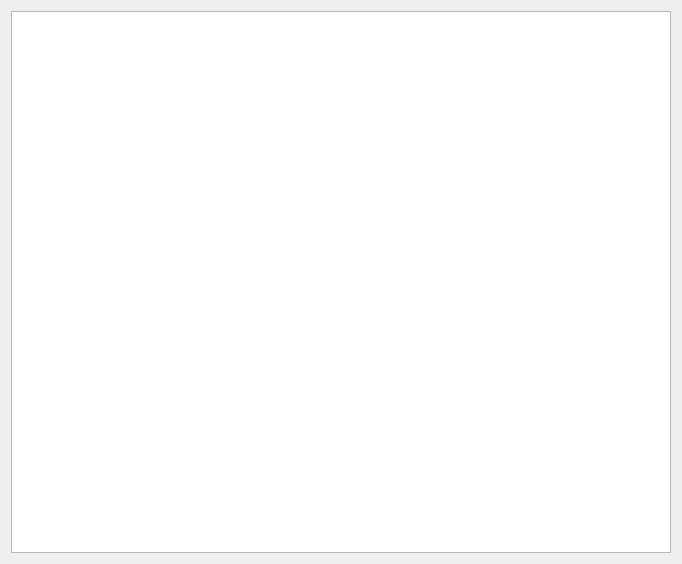
<?xml version="1.0" encoding="UTF-8"?>
<ui version="4.0">
 <class>Archive</class>
 <widget class="QDialog" name="Archive">
  <property name="geometry">
   <rect>
    <x>0</x>
    <y>0</y>
    <width>682</width>
    <height>564</height>
   </rect>
  </property>
  <property name="windowTitle">
   <string>Dialog</string>
  </property>
  <layout class="QGridLayout" name="gridLayout">
   <item row="0" column="0">
    <widget class="QTextEdit" name="TEXT">
     <property name="readOnly">
      <bool>true</bool>
     </property>
    </widget>
   </item>
  </layout>
 </widget>
 <resources/>
 <connections/>
</ui>
